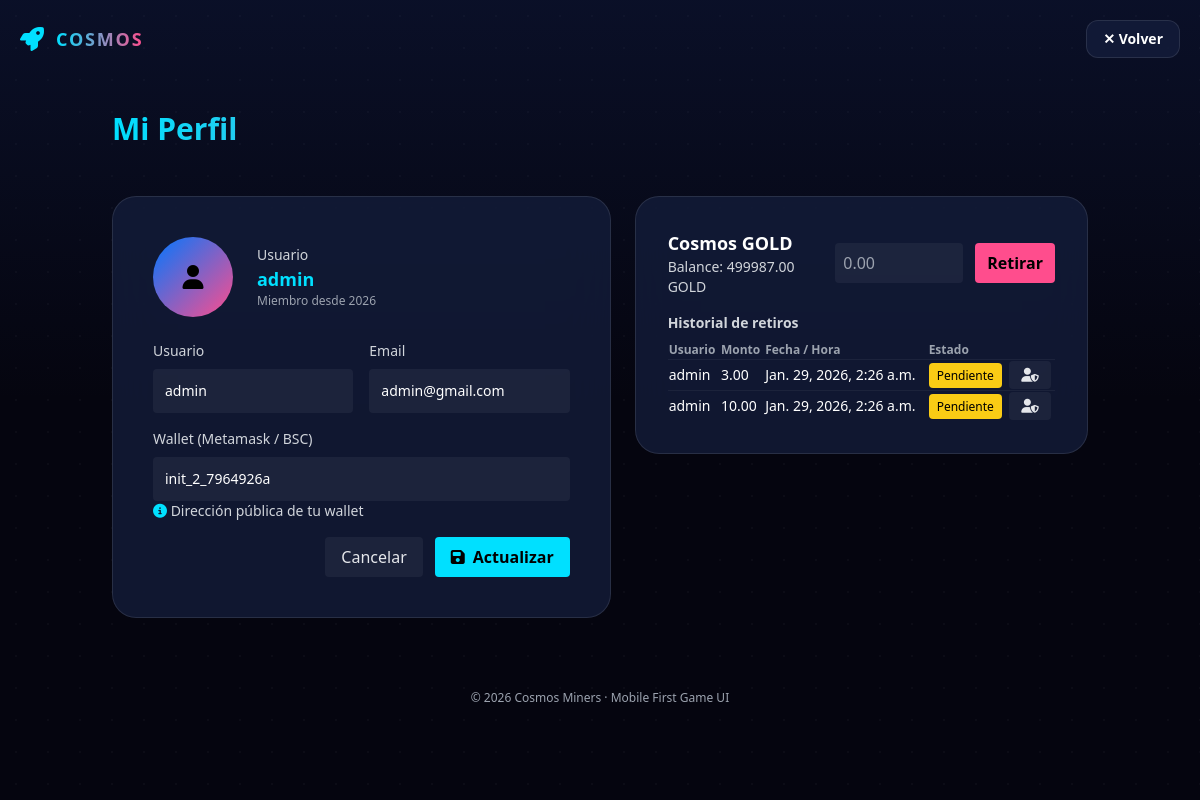
Screenshot of /profile/ (signed in) with the database file from the repository.
### game/models.py (models this page shows, shortened)
class Profile(models.Model):
    user = models.OneToOneField(settings.AUTH_USER_MODEL, on_delete=models.CASCADE)
    wallet_metamask_bsc = models.CharField(max_length=255,null=True,blank=True, unique=True)
    cosmos_gold = models.DecimalField(max_digits=12, decimal_places=2, default=Decimal('0.00'))
    created_at = models.DateTimeField(auto_now_add=True)

class WithdrawalRequest(models.Model):
    STATUS_PENDING = 'pending'
    STATUS_ACCEPTED = 'accepted'
    STATUS_REJECTED = 'rejected'
    STATUS_CHOICES = [
        (STATUS_PENDING, 'Pendiente'),
        (STATUS_ACCEPTED, 'Aceptado'),
        (STATUS_REJECTED, 'Rechazado'),
    ]
    user = models.ForeignKey(settings.AUTH_USER_MODEL, on_delete=models.CASCADE, related_name='withdrawals')
    amount = models.DecimalField(max_digits=12, decimal_places=2)
    created_at = models.DateTimeField(auto_now_add=True)
    status = models.CharField(max_length=10, choices=STATUS_CHOICES, default=STATUS_PENDING)
    processed_at = models.DateTimeField(null=True, blank=True)
    processed_by = models.ForeignKey(settings.AUTH_USER_MODEL, null=True, blank=True, on_delete=models.SET_NULL, related_name='processed_withdrawals')
    balance_before = models.DecimalField(
        max_digits=12,
        decimal_places=2,
        help_text="User balance before withdrawal"
    )
    balance_after = models.DecimalField(
        max_digits=12,
        decimal_places=2,
        help_text="User balance after withdrawal"
    )

### game/views.py (the view)
# urls.py: path("profile/", profile_view, name="profile_view"),
@login_required
def profile_view(request):
    if request.method == "GET":
        profile, _ = Profile.objects.get_or_create(user=request.user)
        withdrawals = request.user.withdrawals.order_by('-created_at')
        return render(request, "game/profile.html", {"user": request.user, "profile": profile, "withdrawals": withdrawals})
    return JsonResponse({"error": "Método no permitido"}, status=405)

### game/templates/game/profile.html (shortened to what this page needs)
<!DOCTYPE html>
<html lang="es">
<head>
  <script src="https://cdn.tailwindcss.com"></script>
  <link rel="stylesheet"
        href="https://cdnjs.cloudflare.com/ajax/libs/font-awesome/6.4.0/css/all.min.css"/>
</head>
<body class="min-h-screen bg-space text-white overflow-x-hidden relative">
<div class="absolute inset-0 bg-[radial-gradient(circle,_rgba(255,255,255,0.15)_1px,_transparent_1px)] bg-[size:32px_32px] opacity-20"></div>
<div class="absolute inset-0 bg-gradient-to-b from-blue-900/20 via-transparent to-pink-900/20"></div>
<header class="relative z-10 px-5 py-5 flex items-center justify-between">
  <div class="flex items-center gap-3">
    <i class="fas fa-rocket text-accent text-2xl"></i>
    <span class="font-extrabold tracking-widest text-lg bg-gradient-to-r from-accent to-pink bg-clip-text text-transparent">COSMOS</span>
  </div>
  <a href="/home/" class="bg-card backdrop-blur-xl border border-white/10 px-4 py-2 rounded-xl text-sm font-semibold">
    ✕ Volver
  </a>
</header>
<section class="relative z-10 px-6 mt-8 mb-8 sm:mb-12 max-w-5xl mx-auto text-center lg:text-left">
  <h1 class="text-3xl font-black leading-tight mb-1 bg-gradient-to-r from-accent to-pink bg-clip-text text-transparent">Mi Perfil</h1>
</section>
<div class="relative z-10 px-6 pb-12 max-w-5xl mx-auto grid gap-6 lg:grid-cols-[1.1fr_1fr]">
  <main class="w-full">
    <div class="bg-card backdrop-blur-xl border border-white/10 rounded-3xl p-8 sm:p-6 lg:p-10 min-h-[65vh] sm:min-h-0 flex flex-col">
    <div class="flex items-center gap-6 mb-6">
      <div class="w-20 h-20 rounded-full bg-gradient-to-br from-blueglow to-pink flex items-center justify-center text-black font-bold text-2xl">
        <i class="fas fa-user"></i>
      </div>
      <div>
        <div class="text-sm text-gray-300">Usuario</div>
        <div class="font-bold text-accent text-lg">{{ user.username }}</div>
        <div class="text-xs text-gray-400">Miembro desde {{ user.date_joined|date:"Y" }}</div>
      </div>
    </div>
    <form id="profileForm" class="space-y-4 flex flex-col flex-1 lg:space-y-0 lg:grid lg:grid-cols-2 lg:gap-4">
      <label class="block text-sm text-gray-300">
        Usuario
        <input name="username" value="{{ user.username }}" class="w-full mt-2 p-3 rounded bg-white/5 text-white" />
      </label>
      <label class="block text-sm text-gray-300">
        Email
        <input name="email" value="{{ user.email }}" type="email" class="w-full mt-2 p-3 rounded bg-white/5 text-white" />
      </label>
      <label class="block text-sm text-gray-300 lg:col-span-2">
        Wallet (Metamask / BSC)
        <input name="wallet" value="{{ profile.wallet_metamask_bsc }}" class="w-full mt-2 p-3 rounded bg-white/5 text-white" />
        <div class="wallet-hint"><i class="fas fa-info-circle text-accent"></i> Dirección pública de tu wallet</div>
      </label>
      <div class="flex justify-end gap-3 mt-auto lg:col-span-2">
        <a href="/home/" class="px-4 py-2 rounded bg-white/5 text-gray-200">Cancelar</a>
        <button id="btnSave" type="submit" class="px-4 py-2 rounded bg-accent text-black font-bold flex items-center gap-2">
          <i class="fas fa-save"></i>
          <span id="btnSaveText">Actualizar</span>
        </button>
      </div>
    </form>
    </div>
  </main>
  <section class="w-full">
    <div class="bg-card backdrop-blur-xl border border-white/10 rounded-3xl p-6 lg:p-8">
    <div class="flex items-center justify-between mb-4">
      <div>
        <h3 class="font-bold text-lg">Cosmos GOLD</h3>
        <p class="text-sm text-gray-300">Balance: <span id="cgBalance">{{ profile.cosmos_gold }}</span> GOLD</p>
      </div>
      <form id="withdrawForm" class="flex items-center gap-3">
        <input name="amount" placeholder="0.00" inputmode="decimal" class="p-2 rounded bg-white/5 w-32 text-white" />
        <button id="btnWithdraw" class="px-3 py-2 rounded bg-pink text-black font-bold">Retirar</button>
      </form>
    </div>
    <div>
      <h4 class="font-semibold text-sm text-gray-300 mb-2">Historial de retiros</h4>
      <div class="overflow-x-auto">
        <table class="w-full text-left text-sm">
          <thead class="text-gray-400 text-xs">
            <tr>
              <th>Usuario</th>
              <th>Monto</th>
              <th>Fecha / Hora</th>
              <th>Estado</th>
              <th></th>
            </tr>
          </thead>
          <tbody id="withdrawalsTable">
            {% for w in withdrawals %}
            <tr class="border-t border-white/5">
              <td>{{ user.username }}</td>
              <td>{{ w.amount }}</td>
              <td>{{ w.created_at }}</td>
              <td>
                {% if w.status == 'pending' %}
                  <span class="px-2 py-1 rounded bg-yellow-400 text-black text-xs">Pendiente</span>
                {% elif w.status == 'accepted' %}
                  <span class="px-2 py-1 rounded bg-green-400 text-black text-xs">Aceptado</span>
                {% elif w.status == 'rejected' %}
                  <span class="px-2 py-1 rounded bg-red-500 text-white text-xs">Rechazado</span>
                {% else %}
                  <span class="px-2 py-1 rounded bg-white/5 text-xs capitalize">{{ w.status }}</span>
                {% endif %}
              </td>
              <td>
                {% if user.is_staff and w.status == 'pending' %}
                  <button data-id="{{ w.id }}" title="Procesar" class="admin-action px-3 py-1 rounded bg-white/5 text-gray-200 text-sm"><i class="fas fa-user-shield"></i></button>
                {% endif %}
              </td>
            </tr>
            {% empty %}
            <tr><td colspan="5" class="text-gray-400 text-xs py-4">Sin solicitudes</td></tr>
            {% endfor %}
          </tbody>
        </table>
      </div>
    </div>
    </div>
  </section>
</div>
<footer class="relative z-10 mt-6 pb-10 text-center text-gray-400 text-xs">
  © 2026 Cosmos Miners · Mobile First Game UI
</footer>
</body>
</html>

### game/templates/game/profile.html (style rules this page uses)
* { scrollbar-width: thin; scrollbar-color: #00c6ff rgba(12, 26, 58, 0.6); }

### rows the page displays
Profile: wallet "init_2_7964926a", cosmos_gold "499987.00"
WithdrawalRequest: amount "3.00", created_at "Jan. 29, 2026, 2:26 a.m.", status "Pendiente"
WithdrawalRequest: amount "10.00", created_at "Jan. 29, 2026, 2:26 a.m.", status "Pendiente"

### other values shown
{{ user.username }} "admin"
{{ user.date_joined|date:"Y" }} "2026"
